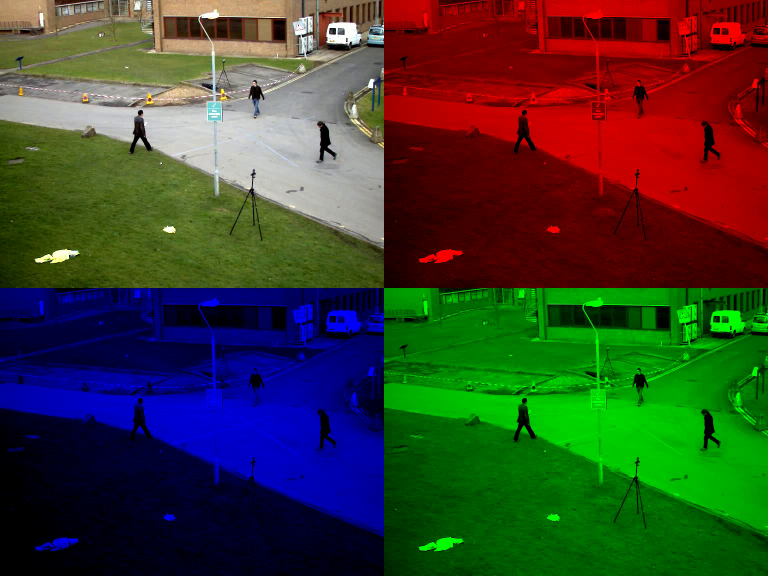
#> input picture frame 2 of 1.入门/Step5.OpenCV高级项目/vtest_output.avi, 1536 x 1152 px, given in place of the camera (shown at 1/2 size)
$ python write_to_video.py
#> lines starting #> are read from the running program, lines starting #| are printed output that depends on the picture
### imutils/video_capture.py
import os
import datetime

import numpy as np
import cv2

import imutils

KEYCODE_PAUSE = ord(" ")
KEYCODE_RESUME = ord(" ")
KEYCODE_QUIT = ord("q")
KEYCODE_REPLAY = ord("r")
KEYCODE_SCREENSHOT = ord("p")
KEYCODE_SELECT = ord("s")

# [99 lines left out: function captureCamera, not called in this run]

def playVideo(filename, fps=10.0, winname="", quitCondition=None, replayCondition=None, captureFunc=None, showOriginalFrame=False, ROIFunc=None, startFunc=None, endFunc=None):
    # 处理参数
#> called with filename = 'vtest.avi', fps = 10, winname = '', showOriginalFrame = True
    if fps < 1e-5 or fps > 1e3:
        fps = 10.0
    if not winname:
        pos = filename.rfind(os.sep)
        if pos == -1:
            winname = filename
        else:
            winname = filename[pos+1:]

    # 创建视频捕捉器
    cap = cv2.VideoCapture()
    # 打开视频文件
    cap.open(filename)

    if cap.isOpened() and startFunc:
        startFunc()

    # 如果捕捉器是打开的
    while cap.isOpened():
        # 保存键盘输入
        keyCode = None

        # 帧序号
        frameIndex = 0
        while True:
            # 获取帧
            ret, frame = cap.read()
#> frame is the input picture: shape (1152, 1536, 3); mean B, G, R 43.8, 62.2, 59.5

            # 是否获得帧
            if not ret:
                break

            # 判断是否退出
            if quitCondition and quitCondition(frame, frameIndex):
                keyCode = KEYCODE_QUIT
                break

            # 判断是否重播
            if replayCondition and replayCondition(frame, frameIndex):
                keyCode = KEYCODE_REPLAY
                break

            # 预存储截图
            screenShot = None
            if showOriginalFrame:
                screenShot = frame
                cv2.imshow(winname, frame)
            if captureFunc:
                newFrame = captureFunc(frame.copy(), frameIndex)
                # 如果设置不展示原始帧，而且返回值有效，则展示新的帧
                if newFrame is not None:
                    screenShot = newFrame

            # 等待时间为 1000 / fps
            keyCode = cv2.waitKey(round(1000 / fps))

            # 截图
            if keyCode == KEYCODE_SCREENSHOT and screenShot is not None:
                now = datetime.datetime.now()
                cv2.imwrite('{}_{}_{}_{}.png'.format(filename, frameIndex, now.date(), str(now.time()).replace(':', '-')), screenShot)

            # 选择ROI
            if keyCode == KEYCODE_SELECT and screenShot is not None and ROIFunc is not None:
                ROIs = cv2.selectROIs('ROI selector', screenShot, showCrosshair=False)
                cv2.destroyWindow('ROI selector')
                if len(ROIs):
                    ROIFunc(screenShot, ROIs)

            # 暂停
            if keyCode == KEYCODE_PAUSE:
                while True:
                    keyCode = cv2.waitKey()
                    if keyCode == KEYCODE_RESUME or keyCode == KEYCODE_QUIT or keyCode == KEYCODE_REPLAY:
                        break
                    # 截图
                    if keyCode == KEYCODE_SCREENSHOT and screenShot is not None:
                        now = datetime.datetime.now()
                        cv2.imwrite('{}_{}_{}_{}.png'.format(filename, frameIndex, now.date(), str(now.time()).replace(':', '-')), screenShot)
                    # 选择ROI
                    if keyCode == KEYCODE_SELECT and screenShot is not None and ROIFunc is not None:
                        ROIs = cv2.selectROIs('ROI selector', screenShot, showCrosshair=False)
                        cv2.destroyWindow('ROI selector')
                        if len(ROIs):
                            ROIFunc(screenShot, ROIs)
            # 退出或重播
            if keyCode == KEYCODE_QUIT or keyCode == KEYCODE_REPLAY:
                break

            frameIndex += 1

        # 释放捕捉器
        cap.release()

        # 重播
        if keyCode == KEYCODE_REPLAY:
            cap.open(filename)
            continue

        cv2.destroyAllWindows()

        if endFunc:
            endFunc()
        break
    else:
        print("[Info] can't open file")
        return False
    return True

### 1.入门/Step5.OpenCV高级项目/write_to_video.py
import os, sys
os.environ["DISPLAY"] = "windows:0"
sys.path.append("../..")

import numpy as np
import cv2

from imutils.video_capture import playVideo

# 定义编解码器，fourcc是独立标示视频数据流格式的四字符代码
fourcc = cv2.VideoWriter_fourcc(*"XVID")
fps = 10.0
writer = None
output_filename = "vtest_output.avi"

def captureFunc(frame, frameIndex):
#> called with frameIndex = 0
    global writer

    h, w = frame.shape[:2]
#> h = 1152; w = 1536

    if not writer:
        # 输出视频路径，编解码器，码率，分辨率
        writer = cv2.VideoWriter(output_filename, fourcc, fps, (w * 2, h * 2), True)

    zeros = np.zeros((h, w), dtype=np.uint8)
    blue = cv2.merge([frame[..., 0], zeros, zeros])
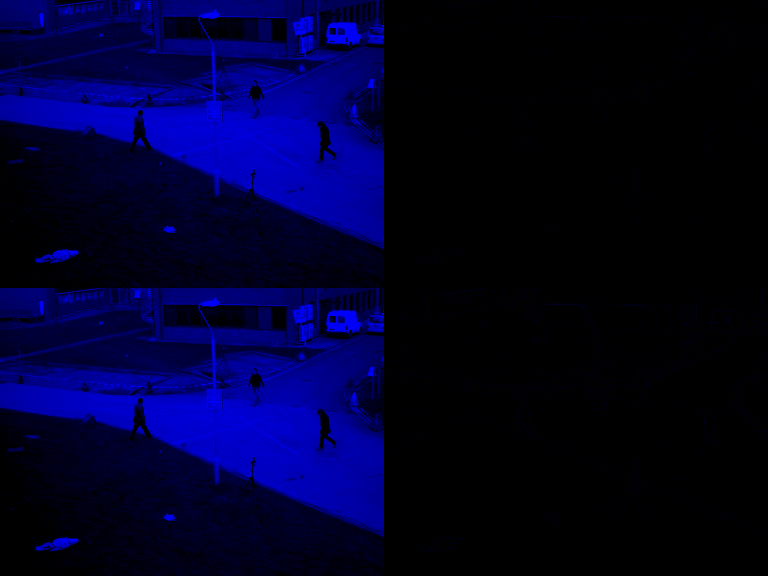
#> blue: shape (1152, 1536, 3) (shown at 1/2 size); mean of channels 0, 1, 2 43.8, 0, 0; drawn as B, G, R
    green = cv2.merge([zeros, frame[..., 1], zeros])
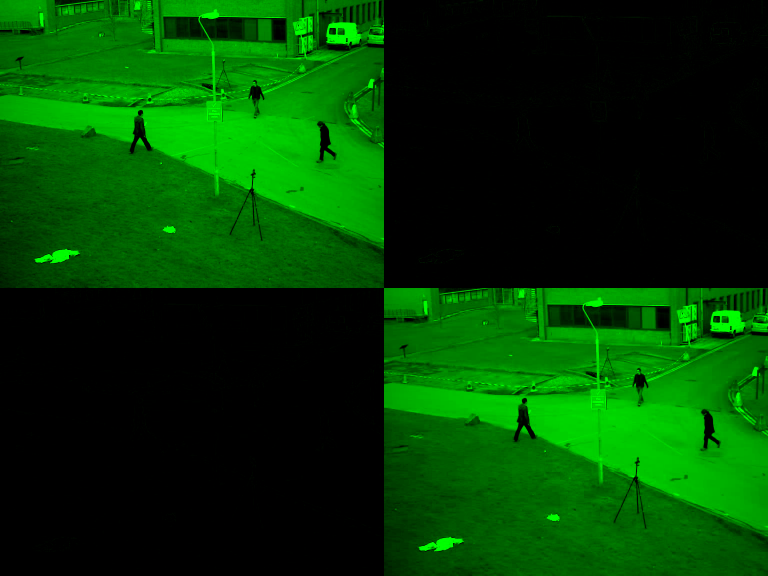
#> green: shape (1152, 1536, 3) (shown at 1/2 size); mean of channels 0, 1, 2 0, 62.2, 0; drawn as B, G, R
    red = cv2.merge([zeros, zeros, frame[..., 2]])
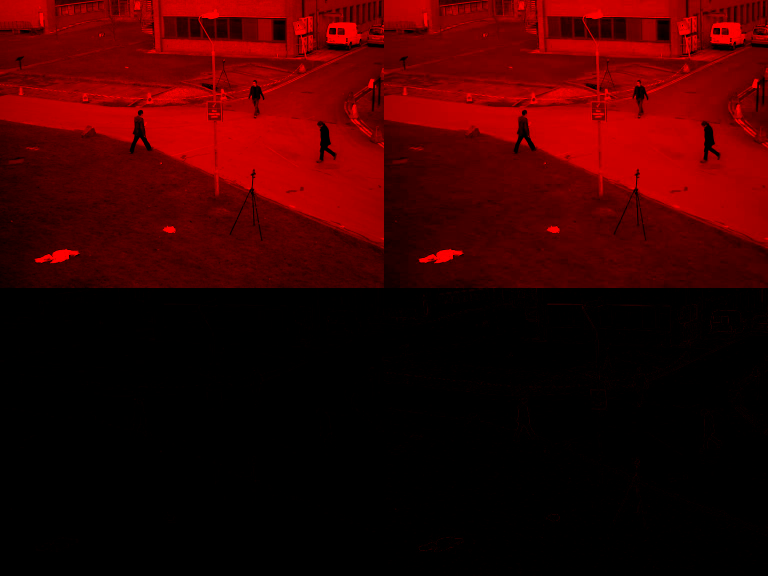
#> red: shape (1152, 1536, 3) (shown at 1/2 size); mean of channels 0, 1, 2 0, 0, 59.5; drawn as B, G, R

    output = np.zeros((h * 2, w * 2, 3), dtype=np.uint8)
    output[0:h, 0:w] = frame
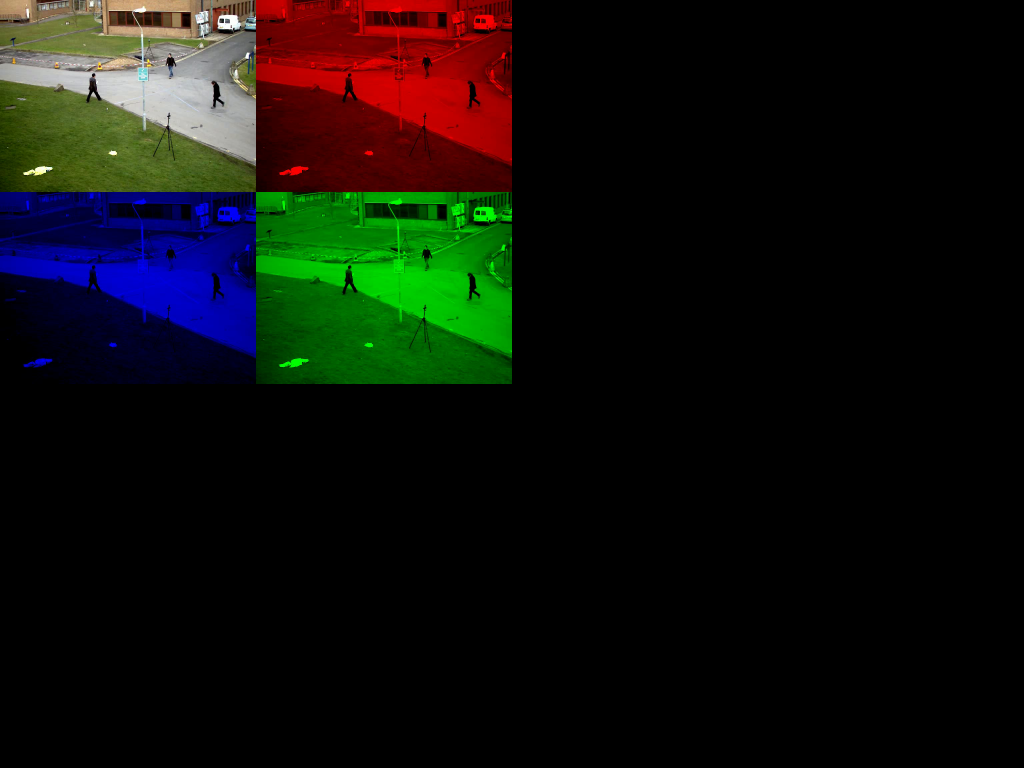
#> output: shape (2304, 3072, 3) (shown at 1/3 size); mean of channels 0, 1, 2 10.9, 15.6, 14.9; drawn as B, G, R
    output[0:h, w:w*2] = red
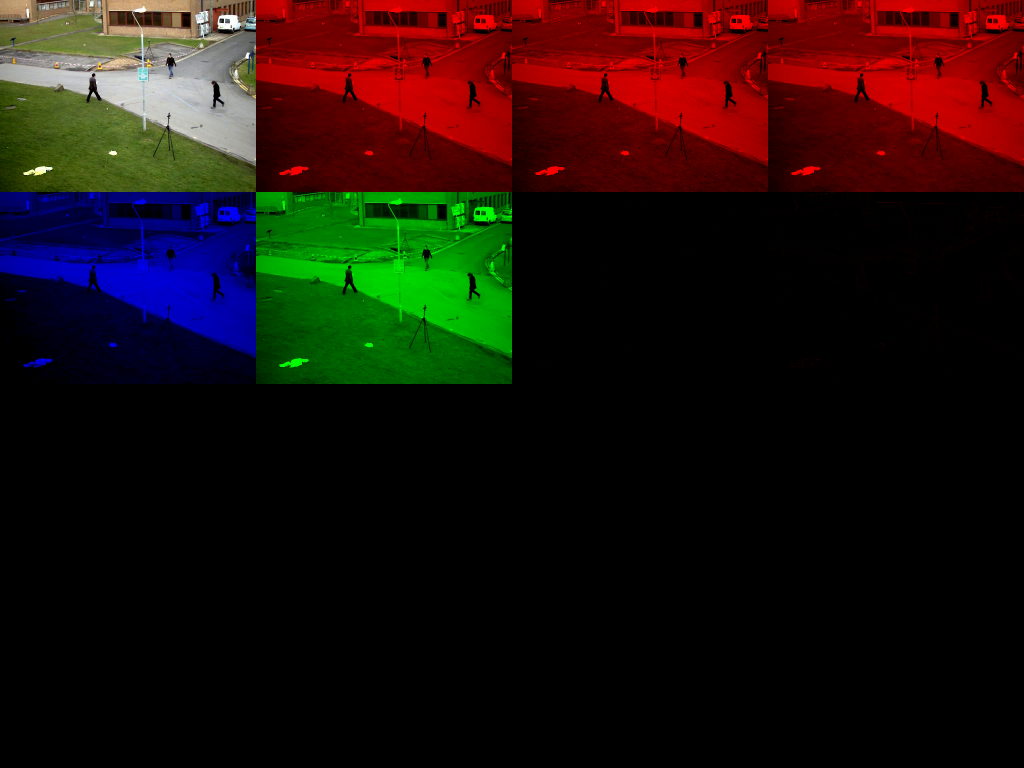
#> output: shape (2304, 3072, 3) (shown at 1/3 size); mean of channels 0, 1, 2 10.9, 15.6, 29.8; drawn as B, G, R
    output[h:h*2, w:w*2] = green
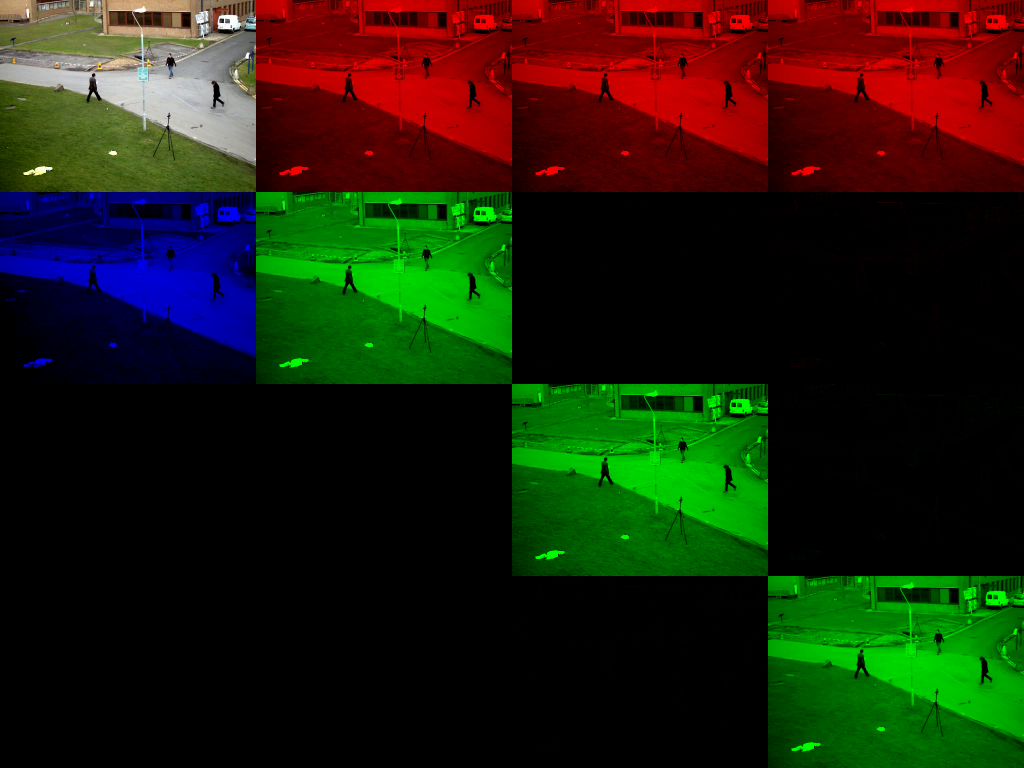
#> output: shape (2304, 3072, 3) (shown at 1/3 size); mean of channels 0, 1, 2 10.9, 31.1, 29.8; drawn as B, G, R
    output[h:h * 2, 0:w] = blue
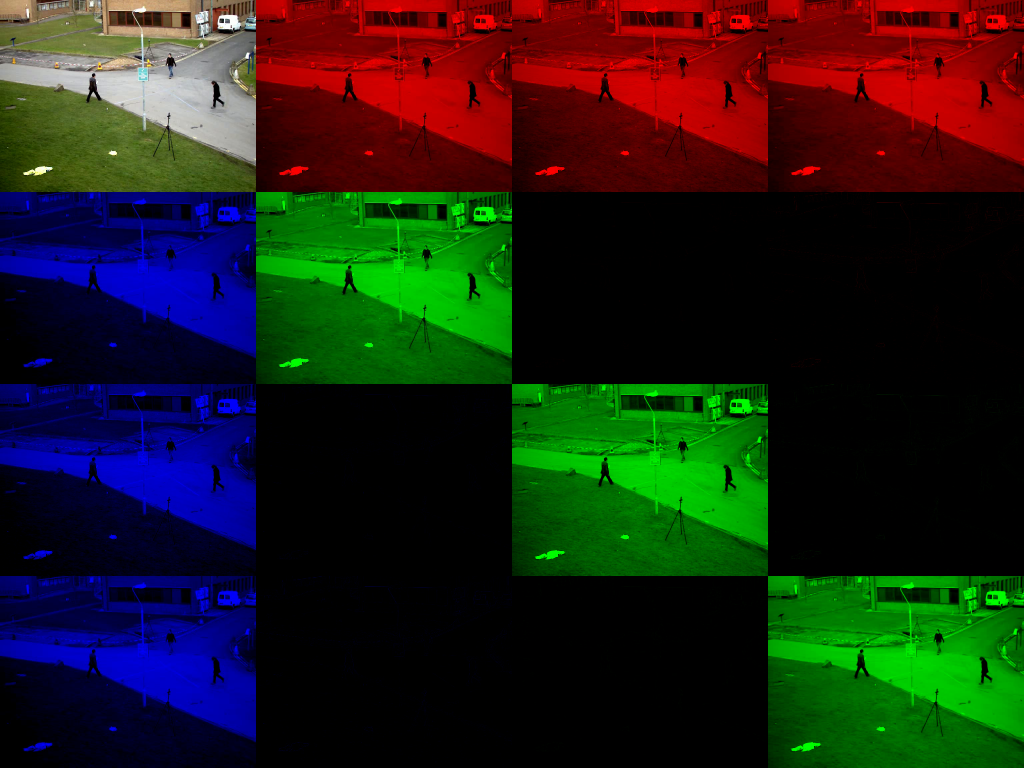
#> output: shape (2304, 3072, 3) (shown at 1/3 size); mean of channels 0, 1, 2 21.9, 31.1, 29.8; drawn as B, G, R

    # 写入文件
    writer.write(output)
    cv2.imshow("Output", output)

def endFunc():
    global writer
    if writer:
        writer.release()

playVideo("vtest.avi", fps=fps, captureFunc=captureFunc, showOriginalFrame=True, endFunc=endFunc)
#> (key q is pressed here)

$ run again, starting later in the video
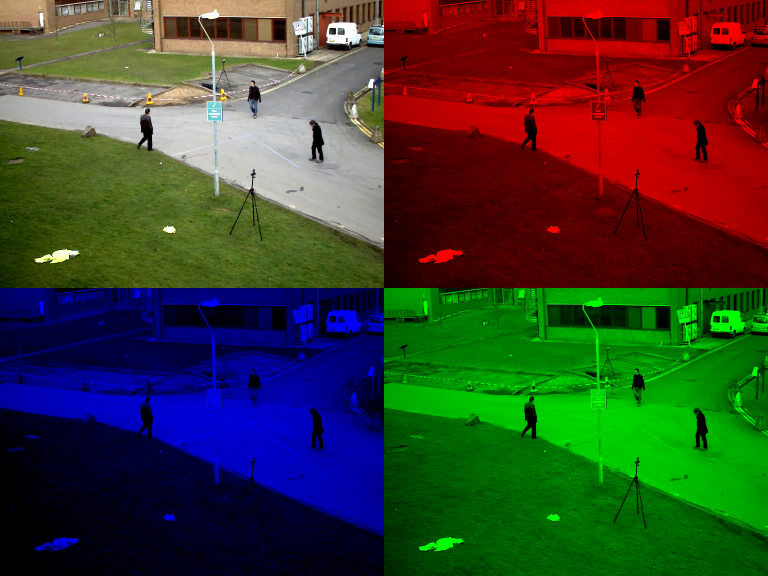
#> input picture frame 20 of 1.入门/Step5.OpenCV高级项目/vtest_output.avi, 1536 x 1152 px, given in place of the camera (shown at 1/2 size)
#> in playVideo, frame is the input picture: shape (1152, 1536, 3); mean B, G, R 43.7, 62.2, 59.5
#> in captureFunc, `red = cv2.merge([zeros, zeros, frame[..., 2]])`:
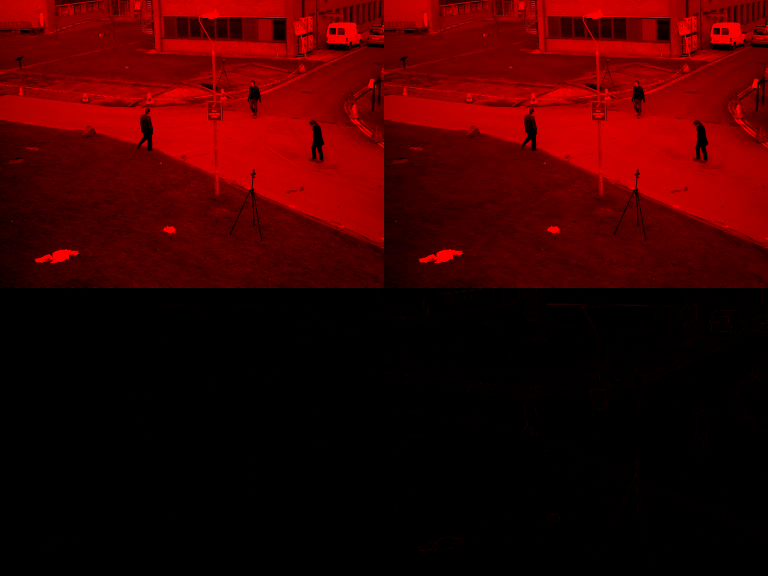
#> red: shape (1152, 1536, 3) (shown at 1/2 size); mean of channels 0, 1, 2 0, 0, 59.5; drawn as B, G, R
#> in captureFunc, `output[h:h * 2, 0:w] = blue`:
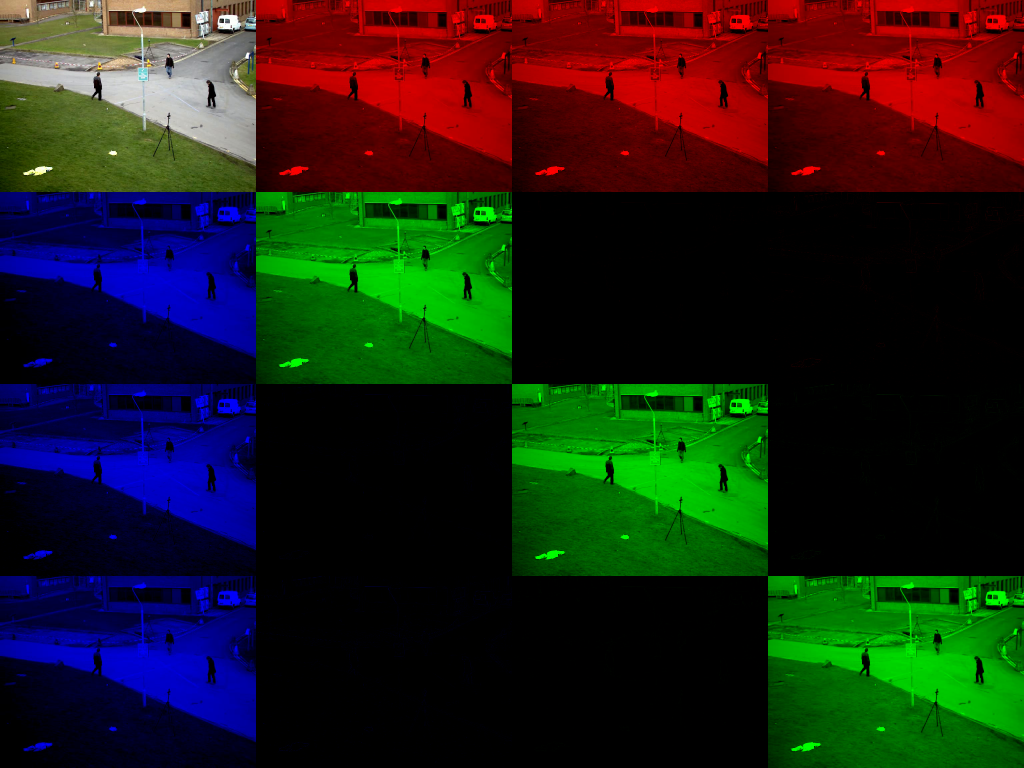
#> output: shape (2304, 3072, 3) (shown at 1/3 size); mean of channels 0, 1, 2 21.9, 31.1, 29.7; drawn as B, G, R
